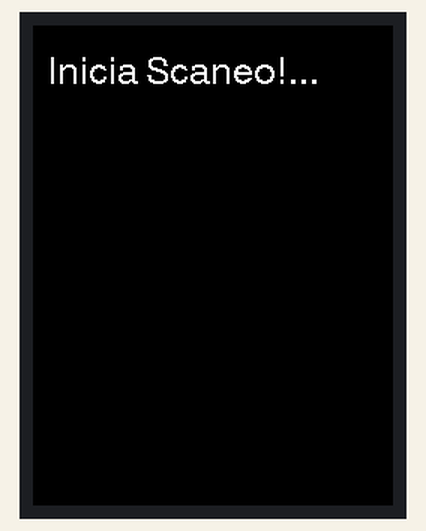
Simulated run of this sketch. Board: ESP32. Parts: 240×320 colour display. A WiFi scan finds three made-up networks; what the sketch prints to the serial monitor is not drawn.

Above: at 0.4 s.
At 2.5 s:
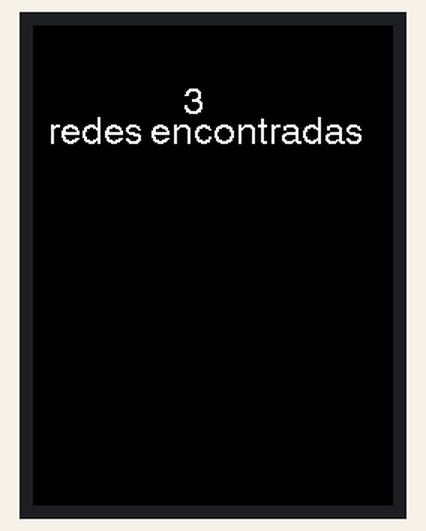
At 3.6 s:
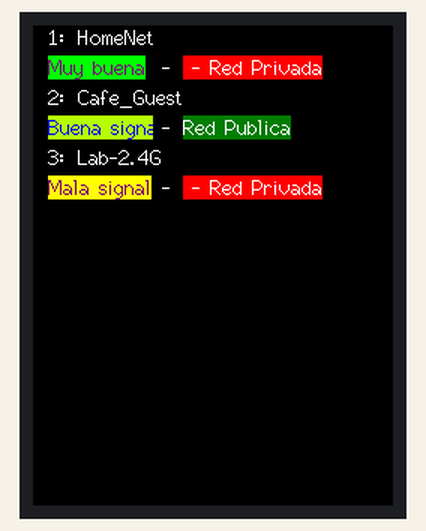

The sketch:

medidorDeRangoSenalWIFI.ino
```cpp
#include <TFT_eSPI.h>
#include <SPI.h>
#include <WiFi.h>

//const char* ssid = "";
//const char* password = "";

TFT_eSPI tft = TFT_eSPI();

void setup() {
  //  Serial.begin(115200);
  //  WiFi.begin(ssid, password);
  //  Serial.print("Connecting to WIFI");
  //
  //  while(WiFi.status() != WL_CONNECTED){
  //    Serial.print(".");
  //    delay(500);
  //    }
  //
  //  Serial.println("\nConnected to the WIFI network");
  //  Serial.print("IP address: ");
  //  Serial.print(WiFi.localIP());

  Serial.begin(115200);

  // Set WiFi to station mode and disconnect from an AP if it was previously connected
  WiFi.mode(WIFI_STA);
  WiFi.disconnect();
  delay(100);

  Serial.println("Setup done");

  tft.init();
  tft.fillScreen(TFT_BLACK);
}

void loop() {
  tft.drawString("Inicia Scaneo!...", 10, 20, 4);
  int n = WiFi.scanNetworks();


  if (n == 0) {
    tft.fillScreen(TFT_BLACK);
    Serial.println("no networks found");
    tft.drawString("0 redes encontradas", 10, 40, 4);
  } else {
    tft.fillScreen(TFT_BLACK);
    Serial.print(n);
    Serial.println(" networks found");
    tft.drawString(String(n), 100, 40, 4);
    tft.drawString("redes encontradas", 10, 60, 4);
    delay(1000);
    tft.fillScreen(TFT_BLACK);
    for (int i = 0; i < n; ++i) {
      // Print SSID and RSSI for each network found
      Serial.print(i + 1);
      Serial.print(": ");
      Serial.print(WiFi.SSID(i));
      Serial.print(" (");
      Serial.print(WiFi.RSSI(i));
      Serial.print(")");
      Serial.println((WiFi.encryptionType(i) == WIFI_AUTH_OPEN) ? " " : "*");
      tft.drawString(String(i + 1) + ": ", 10, 0 + (i * 40), 2);
      tft.drawString(String(WiFi.SSID(i)), 30, 0 + (i * 40), 2);
      if (WiFi.RSSI(i) < -90) {
        tft.setTextColor(TFT_DARKGREEN, TFT_RED);
        tft.drawString("La peor", 10, 20 + (i * 40), 2);
      } else if (WiFi.RSSI(i) < -80) {
        tft.setTextColor(TFT_PURPLE, TFT_YELLOW);
        tft.drawString("Mala signal", 10, 20 + (i * 40), 2);
      } else if (WiFi.RSSI(i) < -70) {
        tft.setTextColor(TFT_BLUE, TFT_ORANGE);
        tft.drawString("Okay signal", 10, 20 + (i * 40), 2);
      } else if (WiFi.RSSI(i) < -60) {
        tft.setTextColor(TFT_BLUE, TFT_GREENYELLOW);
        tft.drawString("Buena signal", 10, 20 + (i * 40), 2);
      } else if (WiFi.RSSI(i) < -30) {
        tft.setTextColor(TFT_PURPLE, TFT_GREEN);
        tft.drawString("Muy buena", 10, 20 + (i * 40), 2);
      } else if (WiFi.RSSI(i) > -30) {
        tft.setTextColor(TFT_PURPLE, TFT_DARKGREEN);
        tft.drawString("La mejor", 10, 20 + (i * 40), 2);
      }

      if (WiFi.encryptionType(i) == WIFI_AUTH_OPEN) {
        tft.setTextColor(TFT_WHITE, TFT_BLACK);
        tft.drawString(" - ", 80, 20 + (i * 40), 2);
        tft.setTextColor(TFT_WHITE, TFT_DARKGREEN);
        tft.drawString("Red Publica", 100, 20 + (i * 40), 2);
      } else {
        tft.setTextColor(TFT_WHITE, TFT_BLACK);
        tft.drawString(" - ", 80, 20 + (i * 40), 2);
        tft.setTextColor(TFT_WHITE, TFT_RED);
        tft.drawString(" - Red Privada", 100, 20 + (i * 40), 2);
      }
      tft.setTextColor(TFT_WHITE, TFT_BLACK);
      delay(10);
    }
  }
  Serial.println("");
  //  if ((WiFi.status() == WL_CONNECTED)) {
  //    tft.drawString("Conexion Exitosa!", 10, 55, 4);
  //    tft.drawString(String(WiFi.status()), 10, 90, 4);
  //  } else {
  //    Serial.println("Connection Lost");
  //    tft.drawString("Conexion Perdida", 10, 55, 4);
  //    tft.drawString(String(WiFi.status()), 10, 90, 4);
  //  }

  delay(10000);
  tft.setTextColor(TFT_WHITE, TFT_BLACK);
  tft.fillScreen(TFT_BLACK);
}
```

Measured:
- by itself, everything shown: repeats every 13.3 s, in 5 steps
- what the display in image 0 shows lasts 2.1 s, from 0.3 s to 2.4 s
- what the display in image 1 shows lasts 1.1 s, from 2.4 s to 3.5 s
- what the display in image 2 shows lasts 10.0 s, from 3.5 s to 13.5 s
